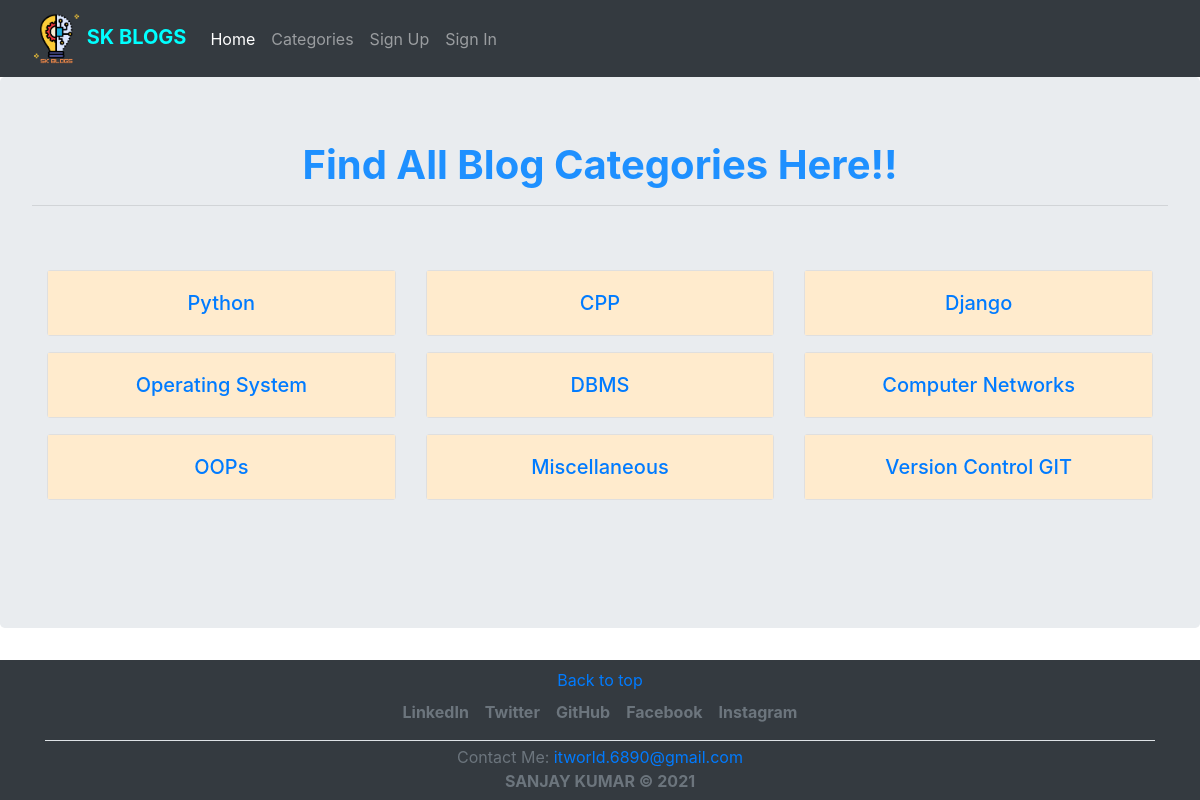
The page /category-list/ on the database its author committed.
### blog/models.py (models this page shows, shortened)
class Category(models.Model):
    name = models.CharField(max_length=255)
    def __str__(self):
        return self.name

### blog/views.py (the view)
# urls.py: path('category-list/', CategoryListView, name="category-list"),
def CategoryListView(request):
    category_list = Category.objects.all()
    return render(request, 'category_list.html', {'category_list':category_list})

### blog/templates/category_list.html (shortened to what this page needs)
{% extends 'base.html' %}
{% block content %}
<h1 style="font-weight: bold; color:dodgerblue; text-align: center;">Find All Blog Categories Here!!</h1>
<hr/>
    <div class="album py-5">
    <div class="container">
        <div class="row">
        {% for category in category_list %}
        <div class="col-md-4" >
            <div class="card mb-3 box-shadow">
              <div class="card-body" style="text-align: left; background-color:blanchedalmond;">
                <h5 class="card-text" style="text-align: center;"><a href="{% url 'category' category|slugify %}">{{ category }}</a></h5>
              </div>
            </div>
        </div>
        {% endfor %}
    </div>
</div>
</div>
{% endblock %}

### rows shown on the page
Category: name "Python"
Category: name "CPP"
Category: name "Django"
Category: name "Operating System"
Category: name "DBMS"
Category: name "Computer Networks"
Category: name "OOPs"
Category: name "Miscellaneous"
Category: name "Version Control GIT"
